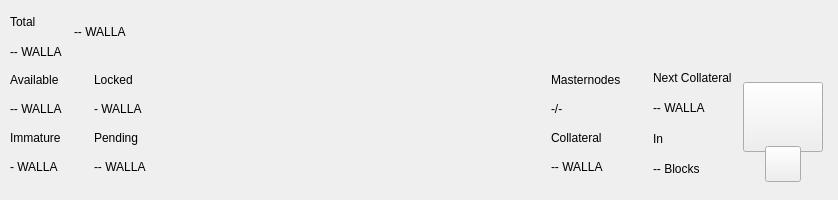
<?xml version="1.0" encoding="UTF-8"?>
<ui version="4.0">
 <class>TopBar</class>
 <widget class="QWidget" name="TopBar">
  <property name="geometry">
   <rect>
    <x>0</x>
    <y>0</y>
    <width>838</width>
    <height>200</height>
   </rect>
  </property>
  <property name="minimumSize">
   <size>
    <width>0</width>
    <height>200</height>
   </size>
  </property>
  <property name="maximumSize">
   <size>
    <width>16777215</width>
    <height>200</height>
   </size>
  </property>
  <property name="windowTitle">
   <string>Form</string>
  </property>
  <layout class="QVBoxLayout" name="verticalLayout_10" stretch="0">
   <property name="spacing">
    <number>0</number>
   </property>
   <property name="leftMargin">
    <number>0</number>
   </property>
   <property name="topMargin">
    <number>0</number>
   </property>
   <property name="rightMargin">
    <number>0</number>
   </property>
   <property name="bottomMargin">
    <number>0</number>
   </property>
   <item>
    <widget class="PFBorderImage" name="containerTop">
     <layout class="QVBoxLayout" name="verticalLayout_11">
      <property name="spacing">
       <number>0</number>
      </property>
      <property name="leftMargin">
       <number>0</number>
      </property>
      <property name="topMargin">
       <number>0</number>
      </property>
      <property name="rightMargin">
       <number>0</number>
      </property>
      <property name="bottomMargin">
       <number>0</number>
      </property>
      <item>
       <widget class="QWidget" name="top_container_2" native="true">
        <property name="minimumSize">
         <size>
          <width>0</width>
          <height>65</height>
         </size>
        </property>
        <layout class="QHBoxLayout" name="top_container">
         <property name="spacing">
          <number>0</number>
         </property>
         <property name="leftMargin">
          <number>10</number>
         </property>
         <property name="topMargin">
          <number>0</number>
         </property>
         <property name="rightMargin">
          <number>10</number>
         </property>
         <property name="bottomMargin">
          <number>0</number>
         </property>
         <item>
          <layout class="QHBoxLayout" name="horizontalLayout_4">
           <property name="spacing">
            <number>12</number>
           </property>
           <property name="rightMargin">
            <number>0</number>
           </property>
           <item>
            <widget class="QWidget" name="widgetAmount" native="true">
             <layout class="QVBoxLayout" name="verticalLayout_2">
              <property name="spacing">
               <number>2</number>
              </property>
              <property name="leftMargin">
               <number>0</number>
              </property>
              <property name="topMargin">
               <number>8</number>
              </property>
              <property name="rightMargin">
               <number>0</number>
              </property>
              <property name="bottomMargin">
               <number>0</number>
              </property>
              <item>
               <widget class="QLabel" name="labelTitle1">
                <property name="text">
                 <string>Total</string>
                </property>
               </widget>
              </item>
              <item>
               <widget class="QLabel" name="labelAmountPiv">
                <property name="text">
                 <string notr="true">-- WALLA</string>
                </property>
               </widget>
              </item>
             </layout>
            </widget>
           </item>
           <item alignment="Qt::AlignVCenter">
            <widget class="QWidget" name="widgetTopAmount" native="true">
             <property name="sizePolicy">
              <sizepolicy hsizetype="Preferred" vsizetype="Maximum">
               <horstretch>0</horstretch>
               <verstretch>0</verstretch>
              </sizepolicy>
             </property>
             <layout class="QHBoxLayout" name="horizontalLayout_5">
              <property name="spacing">
               <number>0</number>
              </property>
              <property name="leftMargin">
               <number>0</number>
              </property>
              <property name="topMargin">
               <number>0</number>
              </property>
              <property name="rightMargin">
               <number>0</number>
              </property>
              <property name="bottomMargin">
               <number>0</number>
              </property>
              <item alignment="Qt::AlignTop">
               <widget class="QLabel" name="labelAmountTopPiv">
                <property name="minimumSize">
                 <size>
                  <width>0</width>
                  <height>36</height>
                 </size>
                </property>
                <property name="styleSheet">
                 <string notr="true">padding:0px;margin:0px;</string>
                </property>
                <property name="text">
                 <string notr="true">-- WALLA</string>
                </property>
               </widget>
              </item>
             </layout>
            </widget>
           </item>
           <item>
            <spacer name="horizontalSpacer">
             <property name="orientation">
              <enum>Qt::Horizontal</enum>
             </property>
             <property name="sizeHint" stdset="0">
              <size>
               <width>40</width>
               <height>20</height>
              </size>
             </property>
            </spacer>
           </item>
           <item alignment="Qt::AlignRight">
            <widget class="QWidget" name="layoutSync" native="true">
             <property name="minimumSize">
              <size>
               <width>0</width>
               <height>36</height>
              </size>
             </property>
             <property name="maximumSize">
              <size>
               <width>16777215</width>
               <height>36</height>
              </size>
             </property>
             <layout class="QVBoxLayout" name="verticalLayout_9">
              <property name="leftMargin">
               <number>0</number>
              </property>
              <property name="topMargin">
               <number>0</number>
              </property>
              <property name="rightMargin">
               <number>0</number>
              </property>
              <property name="bottomMargin">
               <number>0</number>
              </property>
              <item>
               <widget class="ExpandableButton" name="pushButtonSync" native="true">
                <property name="minimumSize">
                 <size>
                  <width>36</width>
                  <height>36</height>
                 </size>
                </property>
                <property name="maximumSize">
                 <size>
                  <width>16777215</width>
                  <height>36</height>
                 </size>
                </property>
               </widget>
              </item>
             </layout>
            </widget>
           </item>
           <item>
            <widget class="ExpandableButton" name="pushButtonHDUpgrade" native="true">
             <property name="minimumSize">
              <size>
               <width>36</width>
               <height>36</height>
              </size>
             </property>
             <property name="maximumSize">
              <size>
               <width>16777215</width>
               <height>36</height>
              </size>
             </property>
            </widget>
           </item>
           <item>
            <widget class="ExpandableButton" name="pushButtonStack" native="true">
             <property name="minimumSize">
              <size>
               <width>36</width>
               <height>36</height>
              </size>
             </property>
             <property name="maximumSize">
              <size>
               <width>16777215</width>
               <height>36</height>
              </size>
             </property>
            </widget>
           </item>
           <item>
            <widget class="ExpandableButton" name="pushButtonConf" native="true">
             <property name="minimumSize">
              <size>
               <width>36</width>
               <height>36</height>
              </size>
             </property>
             <property name="maximumSize">
              <size>
               <width>16777215</width>
               <height>36</height>
              </size>
             </property>
            </widget>
           </item>
           <item>
            <widget class="ExpandableButton" name="pushButtonMasternodes" native="true">
             <property name="minimumSize">
              <size>
               <width>36</width>
               <height>36</height>
              </size>
             </property>
             <property name="maximumSize">
              <size>
               <width>16777215</width>
               <height>36</height>
              </size>
             </property>
            </widget>
           </item>
           <item>
            <widget class="ExpandableButton" name="pushButtonConsole" native="true">
             <property name="minimumSize">
              <size>
               <width>36</width>
               <height>36</height>
              </size>
             </property>
             <property name="maximumSize">
              <size>
               <width>16777215</width>
               <height>36</height>
              </size>
             </property>
            </widget>
           </item>
           <item>
            <widget class="ExpandableButton" name="pushButtonConnection" native="true">
             <property name="minimumSize">
              <size>
               <width>36</width>
               <height>36</height>
              </size>
             </property>
             <property name="maximumSize">
              <size>
               <width>16777215</width>
               <height>36</height>
              </size>
             </property>
            </widget>
           </item>
           <item>
            <widget class="ExpandableButton" name="pushButtonTor" native="true">
             <property name="minimumSize">
              <size>
               <width>36</width>
               <height>36</height>
              </size>
             </property>
             <property name="maximumSize">
              <size>
               <width>16777215</width>
               <height>36</height>
              </size>
             </property>
            </widget>
           </item>
           <item>
            <widget class="ExpandableButton" name="pushButtonLock" native="true">
             <property name="sizePolicy">
              <sizepolicy hsizetype="Expanding" vsizetype="Expanding">
               <horstretch>0</horstretch>
               <verstretch>0</verstretch>
              </sizepolicy>
             </property>
             <property name="minimumSize">
              <size>
               <width>36</width>
               <height>0</height>
              </size>
             </property>
             <property name="maximumSize">
              <size>
               <width>16777215</width>
               <height>36</height>
              </size>
             </property>
            </widget>
           </item>
           <item>
            <widget class="ExpandableButton" name="pushButtonTheme" native="true">
             <property name="minimumSize">
              <size>
               <width>36</width>
               <height>36</height>
              </size>
             </property>
             <property name="maximumSize">
              <size>
               <width>16777215</width>
               <height>36</height>
              </size>
             </property>
            </widget>
           </item>
          </layout>
         </item>
        </layout>
       </widget>
      </item>
      <item>
       <widget class="QWidget" name="bottom_container" native="true">
        <property name="minimumSize">
         <size>
          <width>0</width>
          <height>135</height>
         </size>
        </property>
        <layout class="QHBoxLayout" name="botton_container">
         <property name="leftMargin">
          <number>10</number>
         </property>
         <property name="topMargin">
          <number>0</number>
         </property>
         <property name="rightMargin">
          <number>10</number>
         </property>
         <property name="bottomMargin">
          <number>10</number>
         </property>
         <item>
          <layout class="QHBoxLayout" name="horizontalLayout_3">
           <property name="spacing">
            <number>0</number>
           </property>
           <property name="bottomMargin">
            <number>9</number>
           </property>
           <item>
            <layout class="QVBoxLayout" name="verticalLayout_7">
             <property name="spacing">
              <number>0</number>
             </property>
             <property name="leftMargin">
              <number>0</number>
             </property>
             <property name="rightMargin">
              <number>0</number>
             </property>
             <item>
              <layout class="QHBoxLayout" name="horizontalLayout_2">
               <property name="spacing">
                <number>0</number>
               </property>
               <item>
                <layout class="QVBoxLayout" name="verticalLayout_6">
                 <item>
                  <widget class="QLabel" name="labelTitle5">
                   <property name="text">
                    <string>Available</string>
                   </property>
                  </widget>
                 </item>
                 <item>
                  <widget class="QLabel" name="labelAvailablePiv">
                   <property name="text">
                    <string>-- WALLA</string>
                   </property>
                  </widget>
                 </item>
                 <item>
                  <widget class="QLabel" name="labelTitle4">
                   <property name="text">
                    <string>Immature</string>
                   </property>
                  </widget>
                 </item>
                 <item>
                  <widget class="QLabel" name="labelImmaturePiv">
                   <property name="text">
                    <string notr="true">- WALLA</string>
                   </property>
                  </widget>
                 </item>
                </layout>
               </item>
               <item>
                <layout class="QVBoxLayout" name="verticalLayout_8">
                 <property name="leftMargin">
                  <number>32</number>
                 </property>
                 <item>
                  <widget class="QLabel" name="labelTitle6">
                   <property name="text">
                    <string>Locked</string>
                   </property>
                  </widget>
                 </item>
                 <item>
                  <widget class="QLabel" name="labelLockedPiv">
                   <property name="text">
                    <string>- WALLA</string>
                   </property>
                  </widget>
                 </item>
                 <item>
                  <widget class="QLabel" name="labelTitle3">
                   <property name="text">
                    <string>Pending</string>
                   </property>
                  </widget>
                 </item>
                 <item>
                  <widget class="QLabel" name="labelPendingPiv">
                   <property name="text">
                    <string notr="true">-- WALLA</string>
                   </property>
                  </widget>
                 </item>
                </layout>
               </item>
              </layout>
             </item>
            </layout>
           </item>
          </layout>
         </item>
         <item>
          <spacer name="horizontalSpacer_2">
           <property name="orientation">
            <enum>Qt::Horizontal</enum>
           </property>
           <property name="sizeHint" stdset="0">
            <size>
             <width>40</width>
             <height>20</height>
            </size>
           </property>
          </spacer>
         </item>
         <item>
          <layout class="QHBoxLayout" name="horizontalLayout_6">
           <property name="spacing">
            <number>0</number>
           </property>
           <property name="rightMargin">
            <number>0</number>
           </property>
           <property name="bottomMargin">
            <number>9</number>
           </property>
           <item>
            <layout class="QVBoxLayout" name="verticalLayout_5">
             <item>
              <widget class="QLabel" name="labelMasternodesTitle">
               <property name="text">
                <string>Masternodes</string>
               </property>
              </widget>
             </item>
             <item>
              <widget class="QLabel" name="labelMasternodeCount">
               <property name="text">
                <string>-/-</string>
               </property>
              </widget>
             </item>
             <item>
              <widget class="QLabel" name="labelTitle8">
               <property name="text">
                <string>Collateral</string>
               </property>
              </widget>
             </item>
             <item>
              <widget class="QLabel" name="labelCollateralPiv">
               <property name="text">
                <string notr="true">-- WALLA</string>
               </property>
              </widget>
             </item>
            </layout>
           </item>
           <item>
            <widget class="QWidget" name="widgetNextCollateral" native="true">
             <layout class="QVBoxLayout" name="verticalLayout_12">
              <property name="leftMargin">
               <number>32</number>
              </property>
              <property name="topMargin">
               <number>0</number>
              </property>
              <property name="rightMargin">
               <number>0</number>
              </property>
              <property name="bottomMargin">
               <number>0</number>
              </property>
              <item>
               <widget class="QLabel" name="labelNextMasternodesTitle">
                <property name="text">
                 <string>Next Collateral</string>
                </property>
               </widget>
              </item>
              <item>
               <widget class="QLabel" name="labelNextCollateralValue">
                <property name="text">
                 <string>-- WALLA</string>
                </property>
               </widget>
              </item>
              <item>
               <widget class="QLabel" name="labelTitle9">
                <property name="text">
                 <string>In</string>
                </property>
               </widget>
              </item>
              <item>
               <widget class="QLabel" name="labelNextCollateralBlocks">
                <property name="text">
                 <string notr="true">-- Blocks</string>
                </property>
               </widget>
              </item>
             </layout>
            </widget>
           </item>
          </layout>
         </item>
         <item>
          <widget class="QWidget" name="qrContainer" native="true">
           <property name="sizePolicy">
            <sizepolicy hsizetype="Preferred" vsizetype="Minimum">
             <horstretch>0</horstretch>
             <verstretch>0</verstretch>
            </sizepolicy>
           </property>
           <property name="minimumSize">
            <size>
             <width>90</width>
             <height>110</height>
            </size>
           </property>
           <property name="maximumSize">
            <size>
             <width>90</width>
             <height>110</height>
            </size>
           </property>
           <layout class="QVBoxLayout" name="containerQR">
            <property name="spacing">
             <number>0</number>
            </property>
            <property name="leftMargin">
             <number>5</number>
            </property>
            <property name="topMargin">
             <number>10</number>
            </property>
            <property name="rightMargin">
             <number>5</number>
            </property>
            <property name="bottomMargin">
             <number>0</number>
            </property>
            <item>
             <widget class="QPushButton" name="btnQr">
              <property name="minimumSize">
               <size>
                <width>70</width>
                <height>70</height>
               </size>
              </property>
              <property name="maximumSize">
               <size>
                <width>16777215</width>
                <height>70</height>
               </size>
              </property>
              <property name="focusPolicy">
               <enum>Qt::NoFocus</enum>
              </property>
              <property name="text">
               <string/>
              </property>
              <property name="iconSize">
               <size>
                <width>70</width>
                <height>70</height>
               </size>
              </property>
             </widget>
            </item>
            <item>
             <spacer name="verticalSpacer">
              <property name="orientation">
               <enum>Qt::Vertical</enum>
              </property>
              <property name="sizeType">
               <enum>QSizePolicy::Fixed</enum>
              </property>
              <property name="sizeHint" stdset="0">
               <size>
                <width>20</width>
                <height>20</height>
               </size>
              </property>
             </spacer>
            </item>
            <item alignment="Qt::AlignHCenter|Qt::AlignBottom">
             <widget class="QPushButton" name="pushButtonQR">
              <property name="minimumSize">
               <size>
                <width>36</width>
                <height>36</height>
               </size>
              </property>
              <property name="maximumSize">
               <size>
                <width>36</width>
                <height>36</height>
               </size>
              </property>
              <property name="focusPolicy">
               <enum>Qt::NoFocus</enum>
              </property>
              <property name="text">
               <string/>
              </property>
             </widget>
            </item>
           </layout>
          </widget>
         </item>
        </layout>
       </widget>
      </item>
     </layout>
    </widget>
   </item>
  </layout>
 </widget>
 <customwidgets>
  <customwidget>
   <class>PFBorderImage</class>
   <extends>QFrame</extends>
   <header>qt/pivx/pfborderimage.h</header>
   <container>1</container>
  </customwidget>
  <customwidget>
   <class>ExpandableButton</class>
   <extends>QWidget</extends>
   <header>qt/pivx/expandablebutton.h</header>
   <container>1</container>
  </customwidget>
 </customwidgets>
 <resources/>
 <connections/>
</ui>
